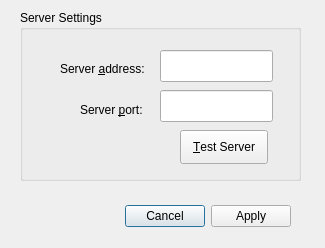
<?xml version="1.0" encoding="UTF-8"?>
<ui version="4.0">
 <class>ResyncConfigDialog</class>
 <widget class="QDialog" name="ResyncConfigDialog">
  <property name="geometry">
   <rect>
    <x>0</x>
    <y>0</y>
    <width>325</width>
    <height>248</height>
   </rect>
  </property>
  <property name="windowTitle">
   <string>resync-ng config</string>
  </property>
  <widget class="QDialogButtonBox" name="buttonBox">
   <property name="geometry">
    <rect>
     <x>30</x>
     <y>200</y>
     <width>261</width>
     <height>32</height>
    </rect>
   </property>
   <property name="orientation">
    <enum>Qt::Orientation::Horizontal</enum>
   </property>
   <property name="standardButtons">
    <set>QDialogButtonBox::StandardButton::Apply|QDialogButtonBox::StandardButton::Cancel</set>
   </property>
  </widget>
  <widget class="QGroupBox" name="grpServer">
   <property name="geometry">
    <rect>
     <x>20</x>
     <y>10</y>
     <width>281</width>
     <height>171</height>
    </rect>
   </property>
   <property name="title">
    <string>Server Settings</string>
   </property>
   <widget class="QPushButton" name="btnTestServer">
    <property name="geometry">
     <rect>
      <x>160</x>
      <y>120</y>
      <width>88</width>
      <height>34</height>
     </rect>
    </property>
    <property name="text">
     <string>&amp;Test Server</string>
    </property>
   </widget>
   <widget class="QLabel" name="label">
    <property name="geometry">
     <rect>
      <x>40</x>
      <y>50</y>
      <width>101</width>
      <height>18</height>
     </rect>
    </property>
    <property name="text">
     <string>Server &amp;address:</string>
    </property>
    <property name="textFormat">
     <enum>Qt::TextFormat::PlainText</enum>
    </property>
    <property name="buddy">
     <cstring>lineEditServerAddress</cstring>
    </property>
   </widget>
   <widget class="QLabel" name="label_2">
    <property name="geometry">
     <rect>
      <x>60</x>
      <y>90</y>
      <width>71</width>
      <height>20</height>
     </rect>
    </property>
    <property name="text">
     <string>Server &amp;port:</string>
    </property>
    <property name="buddy">
     <cstring>lineEditServerPort</cstring>
    </property>
   </widget>
   <widget class="QLineEdit" name="lineEditServerAddress">
    <property name="geometry">
     <rect>
      <x>140</x>
      <y>40</y>
      <width>113</width>
      <height>32</height>
     </rect>
    </property>
   </widget>
   <widget class="QLineEdit" name="lineEditServerPort">
    <property name="geometry">
     <rect>
      <x>140</x>
      <y>80</y>
      <width>113</width>
      <height>32</height>
     </rect>
    </property>
   </widget>
  </widget>
 </widget>
 <resources/>
 <connections>
  <connection>
   <sender>buttonBox</sender>
   <signal>accepted()</signal>
   <receiver>ResyncConfigDialog</receiver>
   <slot>accept()</slot>
   <hints>
    <hint type="sourcelabel">
     <x>248</x>
     <y>254</y>
    </hint>
    <hint type="destinationlabel">
     <x>157</x>
     <y>274</y>
    </hint>
   </hints>
  </connection>
  <connection>
   <sender>buttonBox</sender>
   <signal>rejected()</signal>
   <receiver>ResyncConfigDialog</receiver>
   <slot>reject()</slot>
   <hints>
    <hint type="sourcelabel">
     <x>316</x>
     <y>260</y>
    </hint>
    <hint type="destinationlabel">
     <x>286</x>
     <y>274</y>
    </hint>
   </hints>
  </connection>
 </connections>
</ui>
